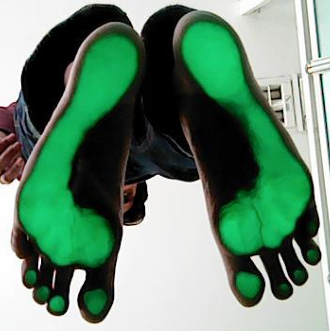
#> input picture Model/img/P001.png, 330 x 331 px
$ python split_feet.py --input ../img/P001.png
#> lines starting #> are read from the running program, lines starting #| are printed output that depends on the picture; after the words box and inside, x2 and y2 are one past the last pixel; in counts of white or black regions, pixels touching at a corner belong together
"""
Foot Segregation and Square Cropping
======================================
Splits a segmented foot image (both feet on black background)
into two separate, square-padded images (Left and Right).

Technique:
  1. Connected Component Analysis to find the 2 largest blobs (feet).
  2. Bounding Box extraction (tight crop).
  3. Image Pad to Square (padding smaller dimension with black to match the larger).
"""

import os
import argparse
import numpy as np
from PIL import Image, ImageDraw
from scipy.ndimage import label, find_objects, binary_dilation

def pad_to_square(img_array: np.ndarray) -> np.ndarray:
    """
    Pad an RGB image array with black pixels to make it a perfect square.
    """
    h, w = img_array.shape[:2]
    size = max(h, w)

    # Calculate padding for both sides
    pad_h_top = (size - h) // 2
    pad_h_bottom = size - h - pad_h_top
    pad_w_left = (size - w) // 2
    pad_w_right = size - w - pad_w_left

    # Applies zero (black) padding. Shape is (H, W, Channels)
    padded = np.pad(img_array, ((pad_h_top, pad_h_bottom),
                                (pad_w_left, pad_w_right),
                                (0, 0)),
                    mode='constant', constant_values=0)
    return padded

def process_and_split(image_path: str, output_dir: str | None = None, flip_left: bool = False):
    """
    Load image, extract left and right footprint, crop tight, and pad to square.
    """
#> called with image_path = '../img/P001.png', flip_left = False
    print("=" * 60)
    print(f"  Splitting Feet (L/R) and Square Cropping")
    print("=" * 60)

    # 1. Load image and create binary mask
    img_pil = Image.open(image_path).convert("RGB")
    img_array = np.array(img_pil)

    # Assuming black background (pixels > 0 are foot)
    # Convert to grayscale sum to reliably find non-black pixels
    intensity = img_array.sum(axis=2)
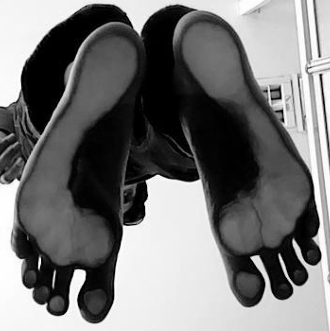
#> intensity: shape (331, 330) uint64; min 0, max 765, mean 354; drawn with min black and max white
    binary_mask = (intensity > 0).astype(np.uint8)
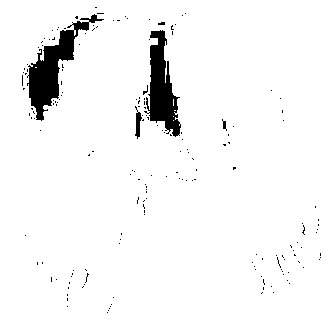
#> binary_mask: shape (331, 330); values 0 (black) and 1 (white), 95.6% white; 178 black regions (174 under 20 px), largest, box (x1, y1, x2, y2) and area: (27, 14, 104, 121) 2262, (144, 30, 181, 137) 1944, (135, 106, 142, 139) 118, (222, 119, 227, 131) 28

    # We use a dynamic kernel based on image size to be robust for ANY image resolution.
    # e.g., Vertical stretch = 12% of image height. Horizontal = 5px (narrow).
    img_h, img_w = img_array.shape[:2]
#> img_h = 331; img_w = 330
    dilate_h = max(10, int(img_h * 0.12))
#> dilate_h = 39
    struct_dilate = np.ones((dilate_h, 5), dtype=bool)

    merged_mask = binary_dilation(binary_mask, structure=struct_dilate)
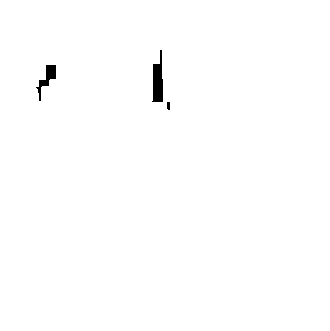
#> merged_mask: shape (331, 330) bool; 99.4% white; 3 black regions, box (x1, y1, x2, y2) and area: (152, 50, 163, 102) 394, (36, 65, 56, 101) 244, (167, 102, 170, 110) 23

    # --- [เพิ่มเพื่อทำสไลด์] Bันทึกรูป Dilation ให้ผู้ใช้เห็นภาพ ---
    if output_dir is None:
        out_dir = os.path.dirname(image_path)
    else:
        out_dir = output_dir
    os.makedirs(out_dir, exist_ok=True)
    base = os.path.splitext(os.path.basename(image_path))[0]
    demo_path = os.path.join(out_dir, f"{base}_dilated_demo.png")
    Image.fromarray((merged_mask * 255).astype(np.uint8)).save(demo_path)
    # ----------------------------------------------------------------

    # 2. Connected Component Labeling
    # 8-connected structure on the merged mask
    structure = np.ones((3, 3), dtype=np.int32)
    labeled_mask, num_features = label(merged_mask, structure=structure)
#> num_features = 1

    if num_features < 2:
        print("Error: Could not find at least 2 separate feet in the image.")
        return

    # 3. Find the 2 Largest Components (Area)
    # np.bincount counts pixels for each label. Exclude label 0 (background)
    component_sizes = np.bincount(labeled_mask.ravel())
    component_sizes[0] = 0  # ignore background

    # Get the labels of the 2 largest components
    largest_labels = np.argsort(component_sizes)[-2:]

    # 4. Extract Bounding Boxes using find_objects
    slices = find_objects(labeled_mask)

    extracted_feet = []

    for lbl in largest_labels:
        # slices is 0-indexed, but labels are 1-indexed
        bbox = slices[lbl - 1]

        # The centroid roughly or simply the bounding box exact center X
        # To decide if it is Left or Right in the image.
        y_slice, x_slice = bbox
        center_x = (x_slice.start + x_slice.stop) / 2.0

        # Tight crop
        cropped_img = img_array[y_slice, x_slice]

        # Pad to Square
        square_img = pad_to_square(cropped_img)

        extracted_feet.append({
            'center_x': center_x,
            'bbox': bbox,
            'square_img': square_img
        })

    # 5. Sort by X coordinate (Leftmost object = Image Left)
    extracted_feet.sort(key=lambda item: item['center_x'])
    foot_left_img  = extracted_feet[0]['square_img']
    foot_right_img = extracted_feet[1]['square_img']

    if flip_left:
        foot_left_img = foot_left_img[:, ::-1, :]

    # --- [เพิ่มเพื่อทำสไลด์] วาดกรอบสี่เหลี่ยมโชว์ Tight Crop & L/R Sorting ---
    demo_img = img_pil.copy()
    draw = ImageDraw.Draw(demo_img)

    # วาดกรอบเท้าซ้าย (สีแดง)
    yL, xL = extracted_feet[0]['bbox']
    draw.rectangle([xL.start, yL.start, xL.stop, yL.stop], outline="red", width=3)
    # วาดกรอบเท้าขวา (สีน้ำเงิน)
    yR, xR = extracted_feet[1]['bbox']
    draw.rectangle([xR.start, yR.start, xR.stop, yR.stop], outline="blue", width=3)

    demo_path2 = os.path.join(out_dir, f"{base}_sorting_demo.png")
    demo_img.save(demo_path2)
    print(f"Saved Sorting Demo  → {demo_path2}")
    # ----------------------------------------------------------------------

    print(f"Left Foot:  {foot_left_img.shape[0]}x{foot_left_img.shape[1]}")
    print(f"Right Foot: {foot_right_img.shape[0]}x{foot_right_img.shape[1]}")

    # 6. Save Output
    if output_dir is None:
        output_dir = os.path.dirname(image_path)
    os.makedirs(output_dir, exist_ok=True)

    base_name = os.path.splitext(os.path.basename(image_path))[0]
    base_name = base_name.replace('_foot_black_bg', '')

    path_L = os.path.join(output_dir, f"{base_name}_L_square.png")
    path_R = os.path.join(output_dir, f"{base_name}_R_square.png")

    Image.fromarray(foot_left_img).save(path_L)
    Image.fromarray(foot_right_img).save(path_R)

    print(f"Saved Image L → {path_L}")
    print(f"Saved Image R → {path_R}")
    print("=" * 60)
    print("  Done!")
    print("=" * 60)

if __name__ == "__main__":
    parser = argparse.ArgumentParser(description="Split left and right foot and pad to square.")
    parser.add_argument("-i", "--input", type=str, required=True,
                        help="Path to the segmented image (e.g. _foot_black_bg.png)")
    parser.add_argument("-o", "--output_dir", type=str, default=None,
                        help="Directory to save the L/R square images (optional)")
    parser.add_argument("--flip_left", action="store_true",
                        help="Horizontally flip the left foot to match right foot orientation (S2 strategy)")

    args = parser.parse_args()

    if not os.path.exists(args.input):
        print(f"Error: Input file not found: {args.input}")
    else:
        process_and_split(image_path=args.input, output_dir=args.output_dir, flip_left=args.flip_left)
